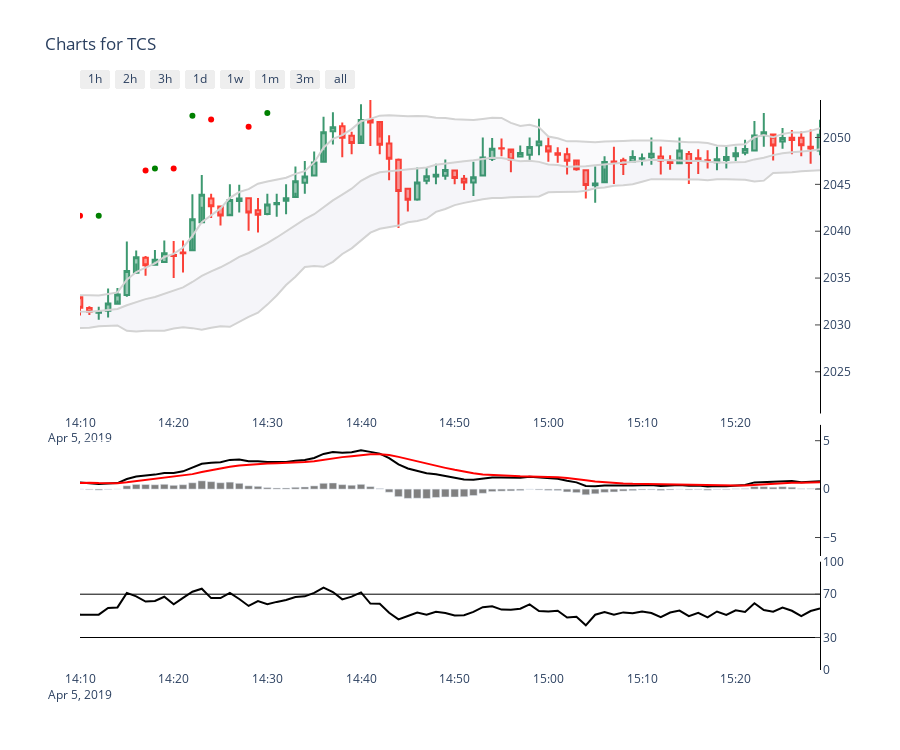

Here is the notebook cell this chart was saved with:
### Code cell
###########################################################
###                  Quick Backtest                     ###
###########################################################
from talib import MACD, MACDEXT, RSI, BBANDS, MACD, AROON, STOCHF, ATR, OBV, ADOSC, MINUS_DI, PLUS_DI, ADX, EMA, SMA
from talib import LINEARREG, BETA, LINEARREG_INTERCEPT, LINEARREG_SLOPE, STDDEV, TSF, ADOSC, VAR, ROC, MIN, MAX, MINMAX

ohlc_get = lambda df, key: df.iloc[-1][key]
def HAIKINASI(ohlc_data_df):
    REF = lambda key, i: ohlc_get(ohlc_data_df.shift(i), key)
    
    OPEN  = ohlc_data_df['open']
    HIGH  = ohlc_data_df['high']
    LOW   = ohlc_data_df['low']
    CLOSE = ohlc_data_df['close']
    
    haOPEN  = (OPEN.shift(1) + CLOSE.shift(1))/2
    haHIGH  = pd.DataFrame([HIGH,OPEN,CLOSE]).max(axis = 0, skipna = True)
    haLOW   = pd.DataFrame([LOW,OPEN,CLOSE]).min(axis = 0, skipna = True)
    haCLOSE = (OPEN+HIGH+LOW+CLOSE)/4
    
    return (haOPEN, haHIGH, haLOW, haCLOSE)


################ Load Data ###################
from lib.charting_lib import *
cache_type = 'backtest_uni'
symbol='TCS'
my_cache = cache_state(cache_type)

###  Set Freq for Algo
my_cache.setValue('TCS','freq','1T')
dfohlc = my_cache.getOHLC(symbol)
#print(dfohlc.head())

### Load Data
ohlc_data_temp = dfohlc
pd.set_option('display.max_rows', None)
################ Initialize Helper Functions ###################
trade_df1 = pd.DataFrame()
OPEN = ohlc_data_temp['open']
CLOSE = ohlc_data_temp['close']
HIGH = ohlc_data_temp['high']
LOW = ohlc_data_temp['low']
#VOLUME = ohlc_data_temp['volume']

(haOPEN, haHIGH, haLOW, haCLOSE) = HAIKINASI(ohlc_data_temp)

TIME = ohlc_data_temp.index[-1].minute+ohlc_data_temp.index[-1].hour*60

#REF = lambda df, i: df.iloc[-i-1]
REF = lambda df, i: df.shift(i)
TREND_UP = lambda a,b: ROC(a, b) >= 0.1
TREND_DOWN = lambda a,b: ROC(a, b) <= -0.1
CROSSOVER = lambda a, b: (REF(a,1)<=REF(b,1)) & (a > b)


def BUY(CLOSE, x, trade_df1):
    #global trade_df1
    tmp_df = pd.DataFrame()
    tmp_df["buy"] = CLOSE[x]
    trade_df1 = trade_df1.append(tmp_df)
    return trade_df1

def SELL(CLOSE, x, trade_df1):
    #global trade_df1
    tmp_df = pd.DataFrame()
    tmp_df["sell"] = CLOSE[x]
    trade_df1 = trade_df1.append(tmp_df)
    return trade_df1
    
################# Write Algo For Backtest Here ###################

#sell = (REF(haOPEN, 0) > REF(haCLOSE,0)) & (REF(haOPEN, 1) > REF(haCLOSE,1))
#print(trade_df1)
sell = (REF(haOPEN, 0) > REF(haCLOSE,0)) & (REF(haOPEN, 1) < REF(haCLOSE,1))
buy = (REF(haOPEN, 0) < REF(haCLOSE,0)) & (REF(haOPEN, 1) > REF(haCLOSE,1))

logic = buy | sell

summary_df = trade_df1.copy(deep=True)
#summary_df['haopen'] = haOPEN[ logic ]
#summary_df['haclose'] = haCLOSE[ logic ]
summary_df['roc'] = ROC(CLOSE, 30)[logic]

#print(summary_df.sort_index())
#print(summary_df.sort_index().tail(10))
#print(ROC(CLOSE,3))
#################### Render Charts ###############################

trade_df1 = SELL(CLOSE, sell, trade_df1)
trade_df1 = BUY(CLOSE, buy, trade_df1)

#print(trade_df1.sort_index())
my_cache.setCache(symbol+cache_type+'Trade',trade_df1)
#my_cache.pushTrade(symbol, trade_df1)

chart_type ='haikin'
trade_df = pd.read_json(redis_conn.get(symbol+cache_type+'Trade'), orient='columns')

render_charts(ohlc_data_temp, trade_df, symbol, chart_type)

### Figure 1 — Plotly figure (JSON) as saved in the notebook; plotly's stock layout.template omitted (floating-point values rounded to 4 significant figures; data arrays with more than 128 entries replaced by an {"elided": "..."} marker saying what was removed)
{"data": [{"close": {"elided": "1030 float values"}, "high": {"elided": "1030 float values"}, "low": {"elided": "1030 float values"}, "name": "Candlestick", "open": {"elided": "1030 float values"}, "showlegend": false, "type": "candlestick", "x": {"elided": "1030 str values"}, "xaxis": "x", "yaxis": "y"}, {"fill": "none", "fillcolor": "rgba(0,40,100,0.02)", "line": {"color": "lightgrey"}, "mode": "lines", "name": "Top", "showlegend": false, "type": "scatter", "x": {"elided": "1030 str values"}, "xaxis": "x", "y": {"elided": "1030 float values"}, "yaxis": "y"}, {"fill": "tonexty", "fillcolor": "rgba(0,40,100,0.02)", "line": {"color": "lightgrey"}, "mode": "lines", "name": "Bottom", "showlegend": false, "type": "scatter", "x": {"elided": "1030 str values"}, "xaxis": "x", "y": {"elided": "1030 float values"}, "yaxis": "y"}, {"fill": "tonexty", "fillcolor": "rgba(0,40,100,0.02)", "line": {"color": "lightgrey"}, "mode": "lines", "name": "Middle", "showlegend": false, "type": "scatter", "x": {"elided": "1030 str values"}, "xaxis": "x", "y": {"elided": "1030 float values"}, "yaxis": "y"}, {"fill": "none", "fillcolor": "rgba(0,40,100,0.02)", "line": {"color": "black"}, "mode": "lines", "name": "MACD", "showlegend": false, "type": "scatter", "x": {"elided": "1030 str values"}, "xaxis": "x2", "y": {"elided": "1030 float values"}, "yaxis": "y2"}, {"fill": "none", "fillcolor": "rgba(0,40,100,0.02)", "line": {"color": "red"}, "mode": "lines", "name": "MACD Signal", "showlegend": false, "type": "scatter", "x": {"elided": "1030 str values"}, "xaxis": "x2", "y": {"elided": "1030 float values"}, "yaxis": "y2"}, {"marker": {"color": "grey"}, "name": "MACD Histogram", "showlegend": false, "type": "bar", "x": {"elided": "1030 str values"}, "xaxis": "x2", "y": {"elided": "1030 float values"}, "yaxis": "y2"}, {"fill": "none", "fillcolor": "rgba(0,40,100,0.02)", "line": {"color": "black"}, "mode": "lines", "name": "RSI", "showlegend": false, "type": "scatter", "x": {"elided": "1030 str values"}, "xaxis": "x3", "y": {"elided": "1030 float values"}, "yaxis": "y3"}, {"hovertext": {"elided": "1030 float values"}, "marker": {"color": "green"}, "mode": "markers", "showlegend": false, "type": "scatter", "x": {"elided": "1030 str values"}, "xaxis": "x", "y": {"elided": "1030 float values"}, "yaxis": "y"}, {"hovertext": {"elided": "1030 float values"}, "marker": {"color": "red"}, "mode": "markers", "showlegend": false, "type": "scatter", "x": {"elided": "1030 str values"}, "xaxis": "x", "y": {"elided": "1030 float values"}, "yaxis": "y"}], "layout": {"height": 750, "plot_bgcolor": "rgba(0,0,0,0)", "title": {"text": "Charts for TCS"}, "xaxis": {"constrain": "domain", "range": ["2019-04-05T14:10:00", "2019-04-05T15:29:00"], "rangebreaks": [{"bounds": [16, 9], "pattern": "hour"}, {"bounds": ["sat", "mon"]}], "rangeselector": {"buttons": [{"count": 1, "label": "1h", "step": "hour", "stepmode": "backward"}, {"count": 2, "label": "2h", "step": "hour", "stepmode": "backward"}, {"count": 3, "label": "3h", "step": "hour", "stepmode": "backward"}, {"count": 7, "label": "1d", "step": "hour", "stepmode": "backward"}, {"count": 7, "label": "1w", "step": "day", "stepmode": "backward"}, {"count": 1, "label": "1m", "step": "month", "stepmode": "backward"}, {"count": 3, "label": "3m", "step": "month", "stepmode": "backward"}, {"step": "all"}]}, "rangeslider": {"visible": false}, "side": "bottom"}, "xaxis2": {"anchor": "y2", "domain": [0, 1], "matches": "x", "rangebreaks": [{"bounds": [16, 9], "pattern": "hour"}, {"bounds": ["sat", "mon"]}], "showticklabels": false}, "xaxis3": {"anchor": "y3", "domain": [0, 1], "matches": "x", "rangebreaks": [{"bounds": [16, 9], "pattern": "hour"}, {"bounds": ["sat", "mon"]}], "showticklabels": true}, "yaxis": {"anchor": "x", "domain": [0.45, 1], "linecolor": "black", "range": [2021.0, 2054], "side": "right", "ticks": "inside"}, "yaxis2": {"anchor": "x2", "domain": [0.2, 0.43], "linecolor": "black", "side": "right", "ticks": "inside"}, "yaxis3": {"anchor": "x3", "domain": [0, 0.19], "gridcolor": "black", "linecolor": "black", "range": [0, 100], "showgrid": true, "side": "right", "ticks": "inside", "tickvals": [0, 30, 70, 100]}}}
